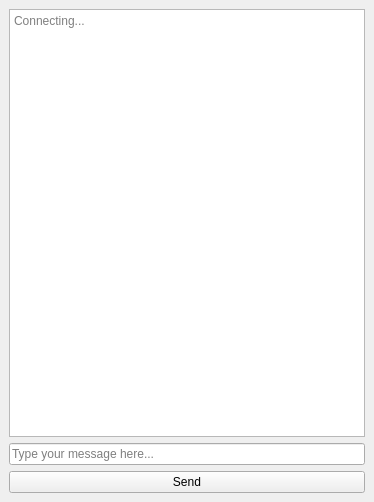
<?xml version="1.0" encoding="UTF-8"?>
<ui version="4.0">
 <class>MainWindow</class>
 <widget class="QMainWindow" name="MainWindow">
  <property name="geometry">
   <rect>
    <x>0</x>
    <y>0</y>
    <width>374</width>
    <height>502</height>
   </rect>
  </property>
  <property name="windowTitle">
   <string>MainWindow</string>
  </property>
  <widget class="QWidget" name="centralwidget">
   <layout class="QVBoxLayout" name="verticalLayout">
    <item>
     <widget class="QPlainTextEdit" name="message_box">
      <property name="readOnly">
       <bool>true</bool>
      </property>
      <property name="placeholderText">
       <string>Connecting...</string>
      </property>
     </widget>
    </item>
    <item>
     <widget class="QLineEdit" name="message_input">
      <property name="placeholderText">
       <string>Type your message here...</string>
      </property>
     </widget>
    </item>
    <item>
     <widget class="QPushButton" name="send_button">
      <property name="text">
       <string>Send</string>
      </property>
     </widget>
    </item>
   </layout>
  </widget>
 </widget>
 <resources/>
 <connections/>
</ui>
